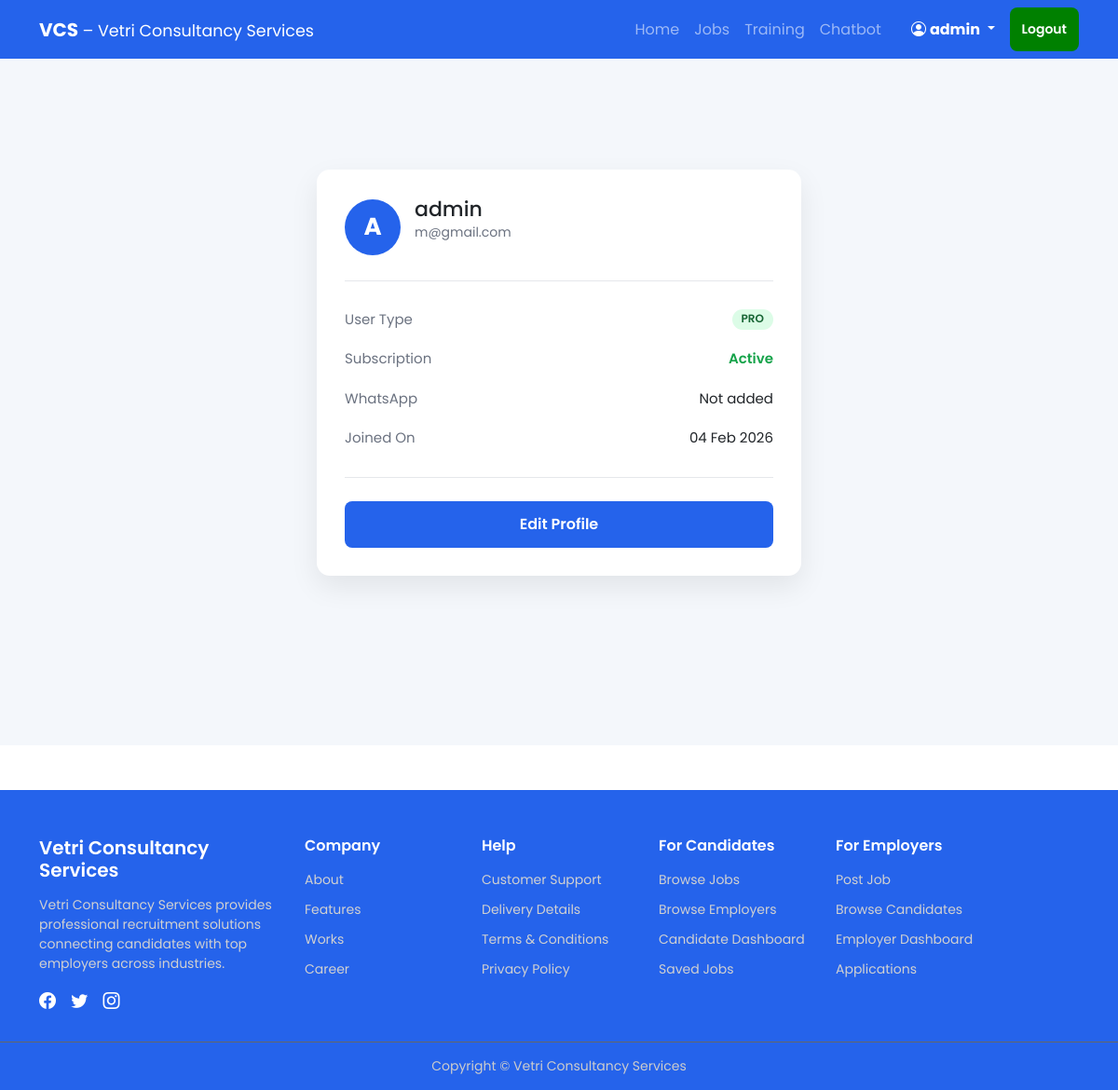
The page /accounts/profile/ (signed in) on the database its author committed.
### accounts/models.py (models this page shows, shortened)
class User(AbstractUser):
    USER_TYPE = (('free','Free'),
                 ('pro','Pro'),
                 ('consultant', 'Consultant'),
                 )
    user_type = models.CharField(max_length=10, choices=USER_TYPE, default='free')
    pro_subscription_active = models.BooleanField(default=False)
    whatsapp_number = models.CharField(max_length=15, blank=True, null=True)

class Profile(models.Model):
    USER_TYPE_CHOICES = (
        ('free', 'Free User'),
        ('pro', 'Pro User'),
    )
    user = models.OneToOneField(settings.AUTH_USER_MODEL, on_delete=models.CASCADE)
    user_type = models.CharField(
        max_length=10,
        choices=USER_TYPE_CHOICES,
        default='free'
    )

### accounts/views.py (the view)
# urls.py: path('profile/',views.profile,name='profile'),
@login_required
def profile(request):
    resume = Resume.objects.filter(user=request.user).first()
    skills = []
    if resume and getattr(resume, 'skills', None):
        skills = [s.strip().lower() for s in resume.skills.split(',') if s.strip()]
        if skills:
            query = Q()
            for skill in skills:
                query |= Q(description__icontains=skill)
    profile, _ = Profile.objects.get_or_create(user=request.user)
    return render(request, 'accounts/profile.html', {
        'resume': resume,
        'profile': profile
    })

### accounts/templates/accounts/profile.html (shortened to what this page needs)
{% extends "base.html" %}
{% load static %}
{% block content %}
<div class="profile-wrapper">
  <div class="profile-card">
    <div class="profile-header">
      <div class="avatar">
        {{ request.user.username|slice:":1"|upper }}
      </div>
      <div>
        <h2>{{ request.user.username }}</h2>
        <p class="email">{{ request.user.email }}</p>
      </div>
    </div>
    <div class="profile-details">
      <div class="detail-row">
        <span>User Type</span>
        <span class="badge {{ request.user.user_type }}">
          {{ request.user.profile.user_type|upper }}
        </span>
      </div>
     <div class="detail-row">
    <span>Subscription</span>
    {% if request.user.profile.user_type == "pro" or request.user.pro_subscription_active %}
        <span class="status active">Active</span>
    {% else %}
        <span class="status inactive">Not Active</span>
    {% endif %}
</div>
      <div class="detail-row">
        <span>WhatsApp</span>
        <span>{{ request.user.whatsapp_number|default:"Not added" }}</span>
      </div>
      <div class="detail-row">
        <span>Joined On</span>
        <span>{{ request.user.date_joined|date:"d M Y" }}</span>
      </div>
    </div>
    <div class="profile-actions">
      <a href="#" class="btn primary">
        Edit Profile
      </a>
    </div>
  </div>
</div>
{% endblock %}

### templates/base.html (shortened to what this page needs)
{% load static %}
<!DOCTYPE html>
<html lang="en">
<head>
<link rel="stylesheet" href="https://cdn.jsdelivr.net/npm/bootstrap-icons@1.11.3/font/bootstrap-icons.css">
    <link href="https://cdn.jsdelivr.net/npm/bootstrap@5.3.2/dist/css/bootstrap.min.css" rel="stylesheet">
  </head>
<body>
<nav class="navbar navbar-expand-lg navbar-dark  fixed-top" style="background-color: #2563eb;">
  <div class="container">
    <a class="navbar-brand fw-bold" href="{% url 'dashboard' %}">
      VCS <span class="fw-normal small">– Vetri Consultancy Services</span>
    </a>
    <div class="collapse navbar-collapse" id="vcsNav">
      <ul class="navbar-nav ms-auto align-items-lg-center">
       {% if user.is_authenticated %}
        <li class="nav-item">
          <a class="nav-link {% if request.resolver_match.url_name == 'dashboard' %}active{% endif %}"
             href="{% url 'dashboard' %}">Home</a>
        </li>
       <li class="nav-item">
  <a class="nav-link {% if request.resolver_match.url_name == 'job_list' and request.resolver_match.namespace == 'jobs' %}active{% endif %}"
     href="{% url 'jobs:job_list' %}">Jobs</a>
</li>
        <li class="nav-item">
          <a class="nav-link {% if request.resolver_match.url_name == 'training_catalog' %}active{% endif %}"
             href="{% url 'training_catalog' %}">Training</a>
        </li>
        <li class="nav-item">
          <a class="nav-link {% if request.resolver_match.url_name == 'chatbot' %}active{% endif %}"
             href="{% url 'chatbot-home' %}">Chatbot</a>
        </li>
<li class="nav-item dropdown ms-lg-3">
  <a class="nav-link dropdown-toggle text-white fw-bold" href="#" id="userDropdown" role="button" data-bs-toggle="dropdown" aria-expanded="false">
    <i class="bi bi-person-circle me-1"></i>{{ user.username }}
  </a>
</li>
        <li class="nav-item ms-lg-2">
          <form method="post" action="{% url 'logout' %}">
            <button class="btn  btn-sm" style="background-color: green; color: white;">Logout</button>
          </form>
        </li>
        {% else %}
        <li class="nav-item ms-lg-3 d-flex gap-2">
          <a class="btn btn-light btn-sm fw-bold" href="{% url 'login' %}">Login</a>
          <a class="btn  btn-sm fw-bold" style="background-color: green;" href="{% url 'register' %}">Register</a>
        </li>
        {% endif %}
      </ul>
    </div>
  </div>
</nav>
    {% block content %}
    {% endblock %}
<footer class="vcs-footer mt-5">
  <div class="container">
    <div class="row gy-4">
      <div class="col-lg-3 col-md-6">
        <h5 class="footer-logo">Vetri Consultancy Services</h5>
        <p class="footer-text">
          Vetri Consultancy Services provides professional recruitment
          solutions connecting candidates with top employers across industries.
        </p>
        <div class="footer-social">
          <i class="bi bi-facebook"></i>
          <i class="bi bi-twitter"></i>
          <i class="bi bi-instagram"></i>
        </div>
      </div>
      <div class="col-lg-2 col-md-6">
        <h6>Company</h6>
        <ul>
          <li><a href="#">About</a></li>
          <li><a href="#">Features</a></li>
          <li><a href="#">Works</a></li>
          <li><a href="#">Career</a></li>
        </ul>
      </div>
      <div class="col-lg-2 col-md-6">
        <h6>Help</h6>
        <ul>
          <li><a href="#">Customer Support</a></li>
          <li><a href="#">Delivery Details</a></li>
          <li><a href="#">Terms & Conditions</a></li>
          <li><a href="#">Privacy Policy</a></li>
        </ul>
      </div>
      <div class="col-lg-2 col-md-6">
        <h6>For Candidates</h6>
        <ul>
          <li><a href="#">Browse Jobs</a></li>
          <li><a href="#">Browse Employers</a></li>
          <li><a href="#">Candidate Dashboard</a></li>
          <li><a href="#">Saved Jobs</a></li>
        </ul>
      </div>
      <div class="col-lg-3 col-md-6">
        <h6>For Employers</h6>
        <ul>
          <li><a href="#">Post Job</a></li>
          <li><a href="#">Browse Candidates</a></li>
          <li><a href="#">Employer Dashboard</a></li>
          <li><a href="#">Applications</a></li>
        </ul>
      </div>
    </div>
  </div>
  <div class="footer-bottom text-center">
    Copyright © Vetri Consultancy Services
  </div>
</footer>
</body>
</html>

### templates/base.html (style rules this page uses)
body { font-family: 'Poppins', sans-serif; }
.vcs-footer { background: #2563eb; color: #fff; padding: 50px 0 0; }
.vcs-footer h6, .footer-logo { font-weight: 600; margin-bottom: 15px; }
.footer-text { font-size: 14px; color: #d1d1d1; }
.vcs-footer ul { list-style: none; padding: 0; }
.vcs-footer ul li { margin-bottom: 8px; }
.vcs-footer ul li a { color: #d1d1d1; text-decoration: none; font-size: 14px; }
.footer-social i { font-size: 18px; margin-right: 12px; cursor: pointer; }
.footer-bottom { border-top: 1px solid #666; margin-top: 30px; padding: 15px; font-size: 14px; color: #ccc; }

### accounts/templates/accounts/profile.html (style rules this page uses)
.profile-wrapper { min-height: 100vh; background: #f4f7fb; display: flex; justify-content: center; align-items: center; padding: 40px 15px; }
.profile-card { background: #ffffff; width: 100%; max-width: 520px; border-radius: 14px; padding: 30px; box-shadow: 0 12px 30px rgba(0, 0, 0, 0.08); }
.profile-header { display: flex; align-items: center; gap: 15px; margin-bottom: 25px; }
.avatar { width: 60px; height: 60px; background: #2563eb; color: #fff; border-radius: 50%; font-size: 26px; font-weight: bold; display: flex; align-items: center; justify-content: center; }
.profile-header h2 { margin: 0; font-size: 22px; }
.profile-header .email { font-size: 14px; color: #6b7280; }
.profile-details { border-top: 1px solid #e5e7eb; border-bottom: 1px solid #e5e7eb; padding: 20px 0; }
.detail-row { display: flex; justify-content: space-between; padding: 10px 0; font-size: 15px; }
.detail-row span:first-child { color: #6b7280; }
.badge { padding: 4px 10px; border-radius: 12px; font-size: 12px; font-weight: 600; }
.badge.pro { background: #dcfce7; color: #166534; }
.status { font-weight: 600; }
.status.active { color: #16a34a; }
.profile-actions { display: flex; gap: 12px; margin-top: 25px; }
.btn { flex: 1; padding: 12px; text-align: center; border-radius: 8px; font-weight: 600; text-decoration: none; transition: 0.3s ease; }
.btn.primary { background: #2563eb; color: #fff; }

### rows shown on the page
User: username "admin", user.username "A", user.username "admin", user.email "m@gmail.com", user.profile.user_type "PRO", user.whatsapp_number "Not added", user.date_joined "04 Feb 2026"
